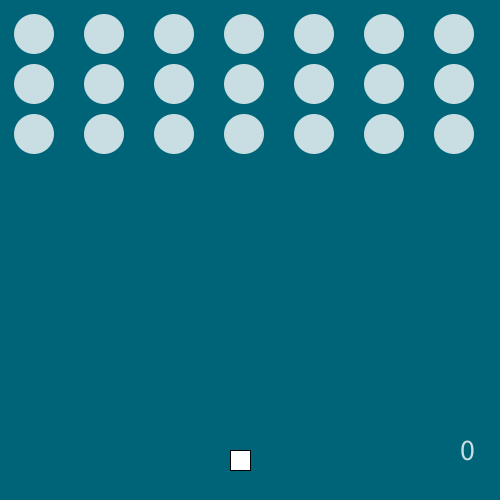
Frame 1 (no input)
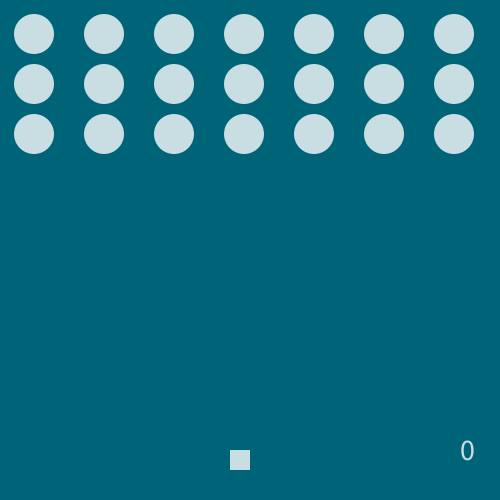
Frame 60 (the mouse pressed at the canvas centre just before this capture)
Frame 120 (the mouse held since frame 60 and released just before this capture): identical to frame 60, image omitted

The Processing sketch that drew these frames (run headless with seeded random() and noise(); from frame 60 on, the mouse is pressed at the canvas centre):

// Processing sketch: invaders
// ── invaders.pde
int direction = 0;
int enemyNumber = 7;
int points = 0;

player user = new player();
ArrayList<bullet> shots = new ArrayList<bullet>(1);
ArrayList<enemy> enemies = new ArrayList<enemy>();

void setup()
{
  size(500,500);
  smooth();
 // frameRate(60);
  for (int i = 0; i < 3; i++)
  {
    for (int j = 0; j <7; j++){
    enemies.add(new enemy(j*70 + 34,  i*50 + 34));
    }
  }
}



void keyPressed()
{
  
  print(key);
 
  if(key == 'd' || keyCode == RIGHT)
  {
    direction = 1;
    //print("d");
  }
 
  else if(key == 'a' || keyCode == LEFT)
  {
    direction = 2;
    //print("a");
  }

  else if (key == ' ') 
  {
    bullet shot = new bullet(user.x, 460);
    shots.add(shot);
    //print("SPACE");
  }
  
  else
  {
    direction = 0; 
  } 
  
}

void keyReleased()
{
  if (key != ' '){
  //direction = 0;
  }
}

void draw()
{
  background(0,100,120);
  user.show();
  user.move(direction);
  
  for(bullet s : shots)
  {
    s.show();
    s.shoot();
    if (s.edge())
    {
      s.die();
      println("dead");
    }
  }
  
  for (int i = shots.size()-1; i >= 0; i--) 
  {
    bullet s = shots.get(i);
    if (s.isDead) 
    {
      shots.remove(i);
    }
    for (int k = 0; k < enemies.size(); k++)
    {
     if (dist(s.x,s.y, enemies.get(k).x, enemies.get(k).y) < s.size/2 + enemies.get(k).size/2)
     { 
       s.die();
       enemies.remove(k);
       println("hit");
       points ++;
     }
    }
  }
  
  for (int i = 0; i < enemies.size(); i++)
  {
    enemies.get(i).show();
  }
  
  for (int i = enemies.size()-1; i >= 0; i--) 
  {
    if (enemies.get(i).isDead) 
    {
      
    }
  }
  textSize(30);
  text(points/2,460,460);
}

// ── bullet.pde
class bullet
{
  float x, y;
  boolean isDead = false;
  int shotSpeed = 7;
  int size = 5;
  
  bullet(float x, float y)
  {
    this.x = x;
    this.y = y;
  }
  
  void show()
  {
      ellipse(this.x, this.y, size, size); 
  }
    
  
  void shoot()
  {
   this.y -= shotSpeed; 
  }
  
  boolean edge()
  {
    if (this.y < 0)
    {
      return true;
    }
    
    else {return false;}
  }
  
  void die()
  {
    this.isDead = true;
  }
  
}

// ── enemy.pde
class enemy
{
  float x, y;
  boolean isDead = false;
  int size = 40;
  
  enemy(float x, float y)
  {
    this.x = x;
    this.y = y;
  }
  
  void show()
  {
      if (!isDead){
      noStroke();
      fill(255,255,255,200);
      ellipseMode(CENTER);
      ellipse(this.x, this.y, size, size); 
      }  
}
      
  void die()
  {
    this.isDead = true;
  }
  
}

// ── player.pde
class player
{
  int x = 240;
  int y = 460;
  
  void show()
  {
    rectMode(CENTER);
    rect(x,y, 20,20);
    
    if (x < 0)
    {
      direction = 1;
    }
    if (x > 500)
    {
      direction = 2;
    }
    
  }
  void move(int direction)
  {
    if (direction == 1){
      x +=6;
    }
    if (direction == 2){
      x -=6;
    }
    
  }
  
}
